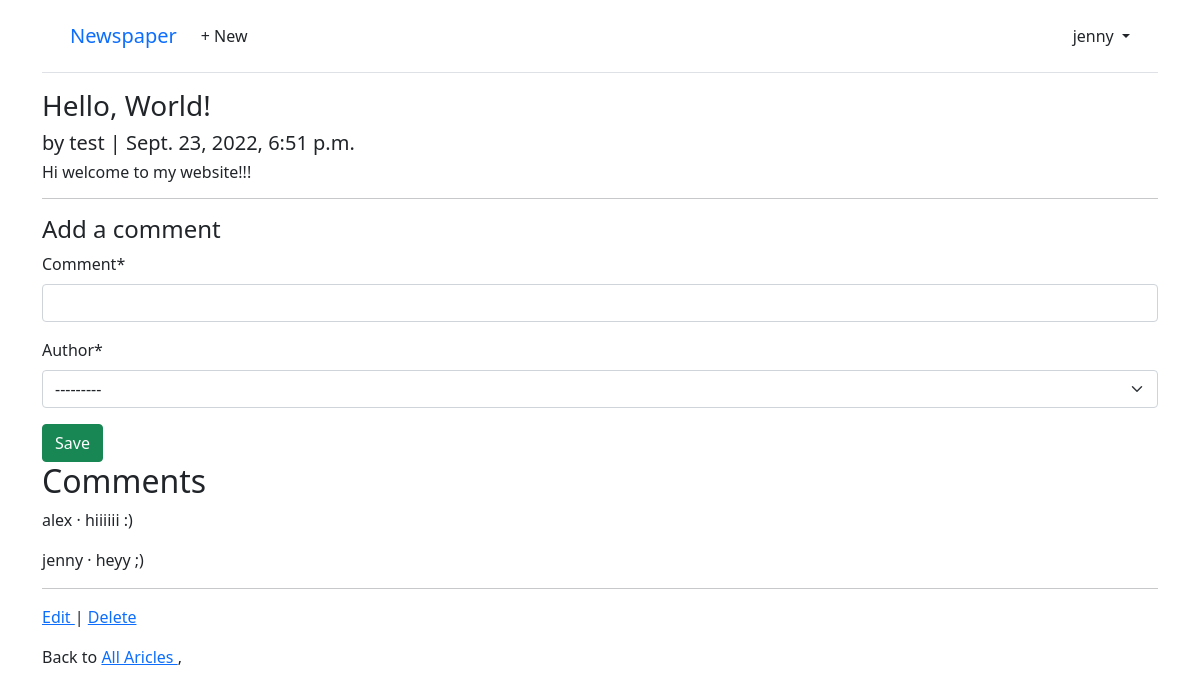
Screenshot of /articles/1/ (signed in) with the database file from the repository.
### accounts/models.py (models this page shows)
class CustomUser(AbstractUser):
    age = models.PositiveIntegerField(null = True, blank = True)

### articles/models.py (models this page shows, shortened)
class Article(models.Model):
    title = models.CharField(max_length = 150)
    body = models.TextField()
    date = models.DateTimeField(auto_now_add = True)
    author = models.ForeignKey(
        settings.AUTH_USER_MODEL,
        on_delete = models.CASCADE
    )

class Comment(models.Model):
    article = models.ForeignKey(Article, on_delete = models.CASCADE)
    comment = models.CharField(max_length = 250)
    author = models.ForeignKey(
        settings.AUTH_USER_MODEL,
        on_delete = models.CASCADE,
    )
    def __str__(self):
        return self.comment

### articles/views.py (the view, shortened to what this page needs)
# urls.py: path('<int:pk>/', ArticleDetailView.as_view(), name = 'article_detail'),
class ArticleDetailView(LoginRequiredMixin, View):
    def get(self, request, *args, **kwargs):
        view = CommentGet.as_view()
        return view(request, *args, **kwargs)

### articles/forms.py
class CommentForm(forms.ModelForm):
    class Meta:
        model = Comment
        fields = ('comment', 'author')

### articles/views.py (called while the page is built)
    def get_context_data(self, **kwargs):
        context = super().get_context_data(**kwargs)
        context['form'] = CommentForm()
        return context

### templates/article_detail.html (shortened to what this page needs)
{% extends 'base.html' %}
{% load crispy_forms_tags %}
{% block content %}
<div class="article-entry">
    <h3> {{ object.title }} </h3>
    <h5> by {{ object.author }} | {{ object.date }}</h5>
    <h6> {{ object.body }} </h6>
</div>
<hr>
<h4> Add a comment </h4>
<form action="" method="post"> {% csrf_token %}
    {{ form|crispy }}
    <button type="submit" class="btn btn-success ml-2" > Save </button>
</form>
<h2> Comments </h2>
{% for comment in article.comment_set.all %}
<p> {{comment.author}} &middot; {{comment}} </p>
{% endfor %}
<hr>
<p><a href="{% url 'article_edit' article.pk %}"> Edit </a> |
   <a href="{% url 'article_delete' article.pk %}"> Delete </a></p>
<p> Back to <a href="{% url 'article_list' %}"> All Aricles </a>,</p>
{% endblock %}

### templates/base.html (shortened to what this page needs)
<!DOCTYPE html>
<html>
<head>
    <link href="https://cdn.jsdelivr.net/npm/bootstrap@5.1.3/dist/css/bootstrap.min.css" rel="stylesheet">
</head>
<body>
    <div class="container">
        <header class="p-3 mb-3 border-bottom">
            <div class="container">
                <div class="d-flex flex-wrap align-items-center justify-content-center
                    justify-content-lg-start">
                    <a class="navbar-brand" href="{% url 'home' %}">Newspaper</a>
                    <ul class="nav col-12 col-lg-auto me-lg-auto mb-2 justify-content-center
                        mb-md-0">
                    {% if user.is_authenticated %}
                        <li><a href="{% url 'article_create' %}" class="nav-link px-2 link-dark">+ New</a></li>
                    </ul>
                    <div class="dropdown text-end">
                        <a href="#" class="d-block link-dark text-decoration-none dropdown-toggle"
                            id="dropdownUser1" data-bs-toggle="dropdown" aria-expanded="false">
                            {{ user.username }}
                        </a>
                    </div>
                    {% endif %}
                </div>
            </div>
        </header>
        <main>
            {% block content %}
            {% endblock content %}
        </main>
    </div>
</body>
</html>

### rows the page displays
CustomUser: username "jenny"
Article: title "Hello, World!", author "test", date "Sept. 23, 2022, 6:51 p.m.", body "Hi welcome to my website!!!"
Comment: author "alex", comment "hiiiiii :)"
Comment: author "jenny", comment "heyy ;)"
